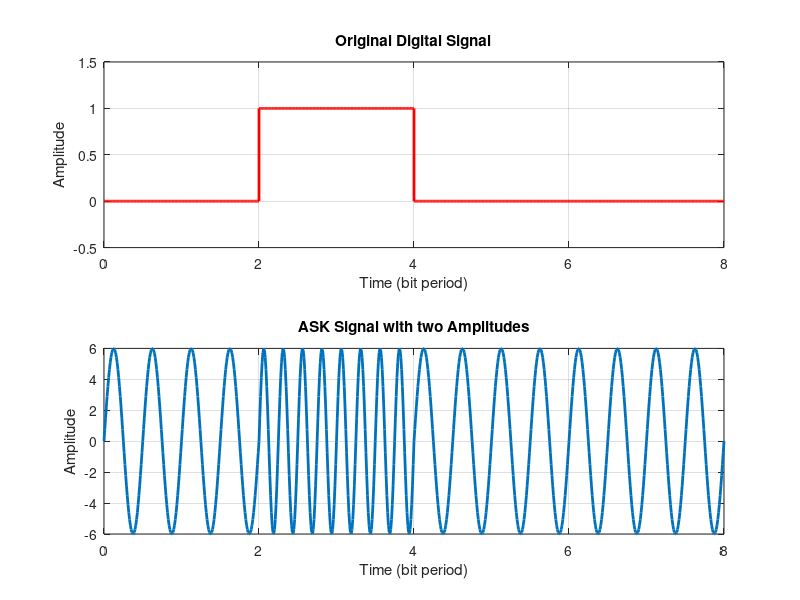

The MATLAB script that drew this image:
% MATLAB Script for a Binary ASK with two Amplitude Levels
format long;
% Clear all variables and close all figures
clear all;
close all;
% The number of bits to send - Frame Length
N = 8;
% Generate a random bit stream
bit_stream = round(rand(1,N));
% Enter the two Amplitudes
% Amplitude for 0 bit
A1 = 6; 
% Amplitude for 1 bit
A2 = 6;
% Frequency of Modulating Signal
f = 3;
% Sampling rate - This will define the resoultion
fs = 100;
% Time for one bit
t = 0: 1/fs : 1;
% This time variable is just for plot
time = [];
BASK_signal = [];
Digital_signal = [];
for ii = 1: 1: length(bit_stream)
    
    % The FSK Signal
    BASK_signal = [BASK_signal (bit_stream(ii)==0)*A1*sin(2*pi*(f-1)*t)+...
        (bit_stream(ii)==1)*A2*sin(2*pi*(f+1)*t)];
    
    % The Original Digital Signal
    Digital_signal = [Digital_signal (bit_stream(ii)==0)*...
        zeros(1,length(t)) + (bit_stream(ii)==1)*ones(1,length(t))];
    
    time = [time t];
    t =  t + 1;
   
end
% Plot the ASK Signal
subplot(2,1,2);
plot(time,BASK_signal,'LineWidth',2);
xlabel('Time (bit period)');
ylabel('Amplitude');
title('ASK Signal with two Amplitudes');
%axis([0 time(end) 1.5 1.5]);
grid  on;
% Plot the Original Digital Signal
subplot(2,1,1);
plot(time,Digital_signal,'r','LineWidth',2);
xlabel('Time (bit period)');
ylabel('Amplitude');
title('Original Digital Signal');
axis([0 time(end) -0.5 1.5]);
grid on;